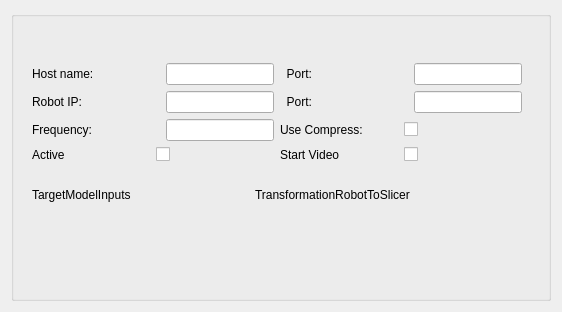
<?xml version="1.0" encoding="UTF-8"?>
<ui version="4.0">
 <class>qSlicerKinectTrackingModuleWidget</class>
 <widget class="QWidget" name="qSlicerKinectTrackingModuleWidget">
  <property name="geometry">
   <rect>
    <x>0</x>
    <y>0</y>
    <width>562</width>
    <height>312</height>
   </rect>
  </property>
  <property name="windowTitle">
   <string>Form</string>
  </property>
  <layout class="QVBoxLayout" name="verticalLayout">
   <item>
    <widget class="QGroupBox" name="ConnectorPropertyFrame">
     <property name="title">
      <string/>
     </property>
     <widget class="QWidget" name="layoutWidget">
      <property name="geometry">
       <rect>
        <x>21</x>
        <y>52</y>
        <width>490</width>
        <height>159</height>
       </rect>
      </property>
      <layout class="QVBoxLayout" name="verticalLayout_2">
       <item>
        <layout class="QHBoxLayout" name="horizontalLayout_5">
         <item>
          <widget class="QLabel" name="ConnectorHostAddressLabel">
           <property name="text">
            <string>Host name:</string>
           </property>
          </widget>
         </item>
         <item>
          <widget class="QLineEdit" name="ConnectorHostAddressEdit">
           <property name="sizePolicy">
            <sizepolicy hsizetype="Fixed" vsizetype="Fixed">
             <horstretch>0</horstretch>
             <verstretch>0</verstretch>
            </sizepolicy>
           </property>
           <property name="minimumSize">
            <size>
             <width>50</width>
             <height>0</height>
            </size>
           </property>
           <property name="inputMethodHints">
            <set>Qt::ImhDigitsOnly</set>
           </property>
          </widget>
         </item>
         <item>
          <widget class="QLabel" name="ConnectorPortLabel">
           <property name="text">
            <string>  Port:</string>
           </property>
          </widget>
         </item>
         <item>
          <widget class="QLineEdit" name="ConnectorPortEdit">
           <property name="sizePolicy">
            <sizepolicy hsizetype="Fixed" vsizetype="Fixed">
             <horstretch>0</horstretch>
             <verstretch>0</verstretch>
            </sizepolicy>
           </property>
           <property name="minimumSize">
            <size>
             <width>50</width>
             <height>0</height>
            </size>
           </property>
           <property name="inputMethodHints">
            <set>Qt::ImhDigitsOnly</set>
           </property>
          </widget>
         </item>
        </layout>
       </item>
       <item>
        <layout class="QHBoxLayout" name="horizontalLayout_8">
         <item>
          <widget class="QLabel" name="ConnectorHostAddressLabel_2">
           <property name="text">
            <string>Robot IP:</string>
           </property>
          </widget>
         </item>
         <item>
          <widget class="QLineEdit" name="ConnectorHostAddressEdit_2">
           <property name="sizePolicy">
            <sizepolicy hsizetype="Fixed" vsizetype="Fixed">
             <horstretch>0</horstretch>
             <verstretch>0</verstretch>
            </sizepolicy>
           </property>
           <property name="minimumSize">
            <size>
             <width>50</width>
             <height>0</height>
            </size>
           </property>
           <property name="inputMethodHints">
            <set>Qt::ImhDigitsOnly</set>
           </property>
          </widget>
         </item>
         <item>
          <widget class="QLabel" name="ConnectorPortLabel_2">
           <property name="text">
            <string>  Port:</string>
           </property>
          </widget>
         </item>
         <item>
          <widget class="QLineEdit" name="ConnectorPortEdit_2">
           <property name="sizePolicy">
            <sizepolicy hsizetype="Fixed" vsizetype="Fixed">
             <horstretch>0</horstretch>
             <verstretch>0</verstretch>
            </sizepolicy>
           </property>
           <property name="minimumSize">
            <size>
             <width>50</width>
             <height>0</height>
            </size>
           </property>
           <property name="inputMethodHints">
            <set>Qt::ImhDigitsOnly</set>
           </property>
          </widget>
         </item>
        </layout>
       </item>
       <item>
        <layout class="QHBoxLayout" name="horizontalLayout_9">
         <item>
          <layout class="QHBoxLayout" name="horizontalLayout_6">
           <item>
            <widget class="QLabel" name="FrequencyLabel">
             <property name="text">
              <string>Frequency:</string>
             </property>
            </widget>
           </item>
           <item>
            <widget class="QLineEdit" name="FrameFrequency">
             <property name="sizePolicy">
              <sizepolicy hsizetype="Fixed" vsizetype="Fixed">
               <horstretch>0</horstretch>
               <verstretch>0</verstretch>
              </sizepolicy>
             </property>
             <property name="minimumSize">
              <size>
               <width>50</width>
               <height>0</height>
              </size>
             </property>
             <property name="inputMethodHints">
              <set>Qt::ImhDigitsOnly</set>
             </property>
            </widget>
           </item>
          </layout>
         </item>
         <item>
          <layout class="QHBoxLayout" name="horizontalLayout_7">
           <item>
            <widget class="QLabel" name="UseCompressLabel">
             <property name="text">
              <string>Use Compress:</string>
             </property>
            </widget>
           </item>
           <item>
            <widget class="QCheckBox" name="UseCompressCheckBox">
             <property name="text">
              <string/>
             </property>
            </widget>
           </item>
          </layout>
         </item>
        </layout>
       </item>
       <item>
        <layout class="QHBoxLayout" name="horizontalLayout_4">
         <item>
          <layout class="QHBoxLayout" name="horizontalLayout_2">
           <item>
            <widget class="QLabel" name="label">
             <property name="text">
              <string>Active</string>
             </property>
            </widget>
           </item>
           <item>
            <widget class="QCheckBox" name="ConnectorStateCheckBox">
             <property name="minimumSize">
              <size>
               <width>19</width>
               <height>0</height>
              </size>
             </property>
             <property name="text">
              <string/>
             </property>
            </widget>
           </item>
          </layout>
         </item>
         <item>
          <layout class="QHBoxLayout" name="horizontalLayout">
           <item>
            <widget class="QLabel" name="label_2">
             <property name="text">
              <string>Start Video</string>
             </property>
            </widget>
           </item>
           <item>
            <widget class="QCheckBox" name="StartVideoCheckBox">
             <property name="text">
              <string/>
             </property>
            </widget>
           </item>
          </layout>
         </item>
        </layout>
       </item>
       <item>
        <layout class="QHBoxLayout" name="horizontalLayout_11">
         <item>
          <widget class="QLabel" name="NodeSelectorLabel">
           <property name="text">
            <string>TargetModelInputs</string>
           </property>
          </widget>
         </item>
         <item>
          <widget class="qMRMLNodeComboBox" name="NodeSelector" native="true">
           <property name="sizePolicy">
            <sizepolicy hsizetype="Preferred" vsizetype="Preferred">
             <horstretch>0</horstretch>
             <verstretch>0</verstretch>
            </sizepolicy>
           </property>
           <property name="minimumSize">
            <size>
             <width>80</width>
             <height>10</height>
            </size>
           </property>
           <property name="noneEnabled" stdset="0">
            <bool>false</bool>
           </property>
           <property name="nodeTypes" stdset="0">
            <stringlist>
             <string>vtkMRMLModelNode</string>
            </stringlist>
           </property>
           <property name="addAttribute" stdset="0">
            <stringlist>
             <string>vtkMRMLModelNode</string>
             <string>vtkMRMLDisplayableNode</string>
             <string>vtkMRMLStorableNode</string>
            </stringlist>
           </property>
           <property name="addEnabled" stdset="0">
            <bool>true</bool>
           </property>
           <property name="removeEnabled" stdset="0">
            <bool>true</bool>
           </property>
           <property name="showChildNodeTypes" stdset="0">
            <bool>true</bool>
           </property>
           <property name="selectNodeUponCreation" stdset="0">
            <bool>true</bool>
           </property>
          </widget>
         </item>
         <item>
          <widget class="QLabel" name="NodeSelectorLabel2">
           <property name="text">
            <string>TransformationRobotToSlicer</string>
           </property>
          </widget>
         </item>
         <item>
          <widget class="qMRMLNodeComboBox" name="NodeSelectorTransform">
           <property name="sizePolicy">
            <sizepolicy hsizetype="Preferred" vsizetype="Preferred">
             <horstretch>0</horstretch>
             <verstretch>0</verstretch>
            </sizepolicy>
           </property>
           <property name="minimumSize">
            <size>
             <width>80</width>
             <height>10</height>
            </size>
           </property>
           <property name="nodeTypes">
			<stringlist>
			 <string>vtkMRMLLinearTransformNode</string>
			 <string>vtkMRMLBSplineTransformNode</string>
			 <string>vtkMRMLGridTransformNode</string>
			 <string>vtkMRMLTransformNode</string>
			</stringlist>
           </property>
          </widget>
         </item>
        </layout>
       </item>
      </layout>
     </widget>
     <widget class="SlicerVideoWidget" name="graphicsView" native="true">
      <property name="geometry">
       <rect>
        <x>130</x>
        <y>180</y>
        <width>512</width>
        <height>424</height>
       </rect>
      </property>
     </widget>
    </widget>
   </item>
  </layout>
 </widget>
 <customwidgets>
  <customwidget>
   <class>qMRMLNodeComboBox</class>
   <extends>QWidget</extends>
   <header>qMRMLNodeComboBox.h</header>
  </customwidget>
  <customwidget>
   <class>SlicerVideoWidget</class>
   <extends>QWidget</extends>
   <header>Widgets/SlicerVideoWidget.h</header>
   <container>1</container>
  </customwidget>
 </customwidgets>
 <tabstops>
  <tabstop>ConnectorStateCheckBox</tabstop>
 </tabstops>
 <resources/>
 <connections>
  <connection>
   <sender>qSlicerKinectTrackingModuleWidget</sender>
   <signal>mrmlSceneChanged(vtkMRMLScene*)</signal>
   <receiver>NodeSelector</receiver>
   <receiver>NodeSelectorTransform</receiver>
   <slot>setMRMLScene(vtkMRMLScene*)</slot>
   <hints>
    <hint type="sourcelabel">
     <x>248</x>
     <y>1</y>
    </hint>
    <hint type="destinationlabel">
     <x>230</x>
     <y>19</y>
    </hint>
   </hints>
  </connection>
 </connections>
</ui>
